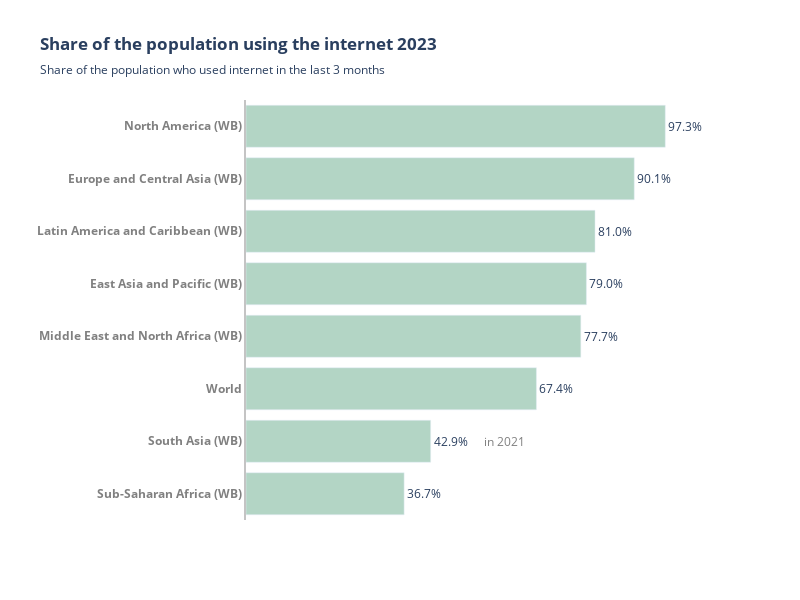

Write notebook code for a chart like this one.
### Code cell
fig = px.bar(
    internet2023, 
    x="Individuals using the Internet (% of population)", 
    y="Entity",
    title=r"Share of the population using the internet 2023",
    subtitle="Share of the population who used internet in the last 3 months",
    text="Individuals using the Internet (% of population)",
    color_discrete_sequence= ["#b3d5c5"]
)

fig.update_xaxes(
    showticklabels=False,
    range=(0, 110)
)


fig.add_annotation(
    x=60,
    y="South Asia (WB)",
    text="in 2021",
    showarrow=False,
    font= dict(
        size=12,
        color="gray"
    )
)

fig.update_layout(
    plot_bgcolor="white",
    xaxis_title="",
    yaxis_title="",
    yaxis= dict(
        showline=True,
        linecolor="#c4c4c4",
        linewidth=2,
        color="gray",
        tickfont= dict(
            weight="bold")
    ),
    title_font= dict(
        weight="bold"
        ),
    height=600,
    width=800
)

fig.update_traces(
    textposition="outside",
    texttemplate="%{text:.1f}%"
)

fig.show()
fig.write_html("figures/internet_pop.html")

### Figure 1 — Plotly figure (JSON) as saved in the notebook; plotly's stock layout.template omitted (floating-point values rounded to 4 significant figures)
{"data": [{"hovertemplate": "Individuals using the Internet (% of population)=%{text}<br>Entity=%{y}<extra></extra>", "legendgroup": "", "marker": {"color": "#b3d5c5", "pattern": {"shape": ""}}, "name": "", "orientation": "h", "showlegend": false, "text": [36.7, 42.85, 67.4, 77.7, 79.0, 81.0, 90.1, 97.3], "textposition": "outside", "texttemplate": "%{text:.1f}%", "type": "bar", "x": [36.7, 42.85, 67.4, 77.7, 79.0, 81.0, 90.1, 97.3], "xaxis": "x", "y": ["Sub-Saharan Africa (WB)", "South Asia (WB)", "World", "Middle East and North Africa (WB)", "East Asia and Pacific (WB)", "Latin America and Caribbean (WB)", "Europe and Central Asia (WB)", "North America (WB)"], "yaxis": "y"}], "layout": {"annotations": [{"font": {"color": "gray", "size": 12}, "showarrow": false, "text": "in 2021", "x": 60, "y": "South Asia (WB)"}], "barmode": "relative", "height": 600, "legend": {"tracegroupgap": 0}, "plot_bgcolor": "white", "title": {"font": {"weight": "bold"}, "subtitle": {"text": "Share of the population who used internet in the last 3 months"}, "text": "Share of the population using the internet 2023"}, "width": 800, "xaxis": {"anchor": "y", "domain": [0, 1], "range": [0, 110], "showticklabels": false, "title": {"text": ""}}, "yaxis": {"anchor": "x", "color": "gray", "domain": [0, 1], "linecolor": "#c4c4c4", "linewidth": 2, "showline": true, "tickfont": {"weight": "bold"}, "title": {"text": ""}}}}
